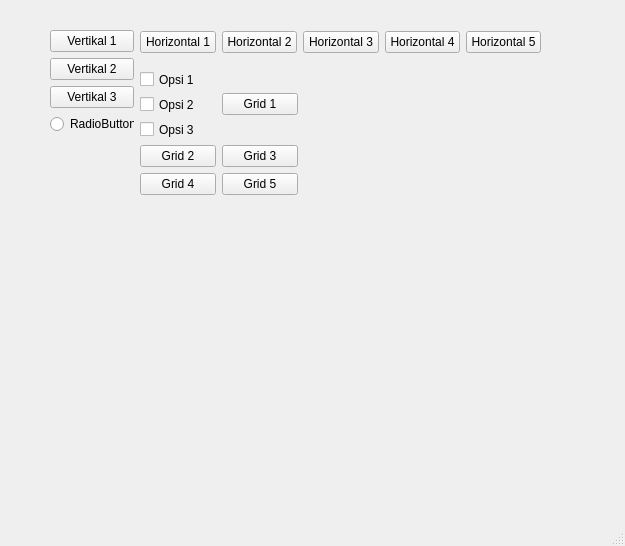
<?xml version="1.0" encoding="UTF-8"?>
<ui version="4.0">
 <class>MainWindow</class>
 <widget class="QMainWindow" name="MainWindow">
  <property name="geometry">
   <rect>
    <x>0</x>
    <y>0</y>
    <width>625</width>
    <height>546</height>
   </rect>
  </property>
  <property name="windowTitle">
   <string>MainWindow</string>
  </property>
  <widget class="QWidget" name="centralwidget">
   <widget class="QWidget" name="">
    <property name="geometry">
     <rect>
      <x>140</x>
      <y>30</y>
      <width>401</width>
      <height>25</height>
     </rect>
    </property>
    <layout class="QHBoxLayout" name="horizontalLayout">
     <item>
      <widget class="QPushButton" name="pushButton_4">
       <property name="text">
        <string>Horizontal 1</string>
       </property>
      </widget>
     </item>
     <item>
      <widget class="QPushButton" name="pushButton_5">
       <property name="text">
        <string>Horizontal 2</string>
       </property>
      </widget>
     </item>
     <item>
      <widget class="QPushButton" name="pushButton_8">
       <property name="text">
        <string>Horizontal 3</string>
       </property>
      </widget>
     </item>
     <item>
      <widget class="QPushButton" name="pushButton_6">
       <property name="text">
        <string>Horizontal 4</string>
       </property>
      </widget>
     </item>
     <item>
      <widget class="QPushButton" name="pushButton_7">
       <property name="text">
        <string>Horizontal 5</string>
       </property>
      </widget>
     </item>
    </layout>
   </widget>
   <widget class="QWidget" name="">
    <property name="geometry">
     <rect>
      <x>140</x>
      <y>70</y>
      <width>158</width>
      <height>125</height>
     </rect>
    </property>
    <layout class="QGridLayout" name="gridLayout">
     <item row="0" column="0">
      <layout class="QVBoxLayout" name="verticalLayout_2">
       <item>
        <widget class="QCheckBox" name="checkBox">
         <property name="text">
          <string>Opsi 1</string>
         </property>
        </widget>
       </item>
       <item>
        <widget class="QCheckBox" name="checkBox_2">
         <property name="text">
          <string>Opsi 2</string>
         </property>
        </widget>
       </item>
       <item>
        <widget class="QCheckBox" name="checkBox_3">
         <property name="text">
          <string>Opsi 3</string>
         </property>
        </widget>
       </item>
      </layout>
     </item>
     <item row="0" column="1">
      <widget class="QPushButton" name="pushButton_9">
       <property name="text">
        <string>Grid 1</string>
       </property>
      </widget>
     </item>
     <item row="1" column="0">
      <widget class="QPushButton" name="pushButton_10">
       <property name="text">
        <string>Grid 2</string>
       </property>
      </widget>
     </item>
     <item row="1" column="1">
      <widget class="QPushButton" name="pushButton_12">
       <property name="text">
        <string>Grid 3</string>
       </property>
      </widget>
     </item>
     <item row="2" column="0">
      <widget class="QPushButton" name="pushButton_11">
       <property name="text">
        <string>Grid 4</string>
       </property>
      </widget>
     </item>
     <item row="2" column="1">
      <widget class="QPushButton" name="pushButton_13">
       <property name="text">
        <string>Grid 5</string>
       </property>
      </widget>
     </item>
    </layout>
   </widget>
   <widget class="QWidget" name="">
    <property name="geometry">
     <rect>
      <x>50</x>
      <y>30</y>
      <width>84</width>
      <height>106</height>
     </rect>
    </property>
    <layout class="QVBoxLayout" name="verticalLayout">
     <item>
      <widget class="QPushButton" name="pushButton">
       <property name="text">
        <string>Vertikal 1</string>
       </property>
      </widget>
     </item>
     <item>
      <widget class="QPushButton" name="pushButton_2">
       <property name="text">
        <string>Vertikal 2</string>
       </property>
      </widget>
     </item>
     <item>
      <widget class="QPushButton" name="pushButton_3">
       <property name="text">
        <string>Vertikal 3</string>
       </property>
      </widget>
     </item>
     <item>
      <widget class="QRadioButton" name="radioButton">
       <property name="text">
        <string>RadioButton</string>
       </property>
      </widget>
     </item>
    </layout>
   </widget>
  </widget>
  <widget class="QMenuBar" name="menubar">
   <property name="geometry">
    <rect>
     <x>0</x>
     <y>0</y>
     <width>625</width>
     <height>21</height>
    </rect>
   </property>
  </widget>
  <widget class="QStatusBar" name="statusbar"/>
 </widget>
 <resources/>
 <connections/>
</ui>
